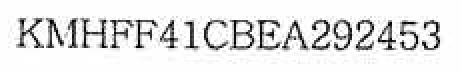
#> input picture Samsung/Week4/Project/Image/Core/Core.png, 462 x 74 px
$ jupyter execute --allow-errors Char_Dig_Recognition.ipynb
#> lines starting #> are read from the running program, lines starting #| are printed output that depends on the picture; after the words box and inside, x2 and y2 are one past the last pixel; in counts of white or black regions, pixels touching at a corner belong together; long printed decimals are rounded
[cell 1]
import numpy as np
import cv2
from IPython.display import Image
import pandas as pd

import matplotlib.pyplot as plt
import tensorflow as tf


def reset_graph(seed=42):
    tf.reset_default_graph()
    tf.set_random_seed(seed)
    np.random.seed(seed)

### ALPHBET+NUM SET GENERATE

[cell 2]
import string

ALP = []
for i in range(10):
    ALP.append((i)%10)
for a in string.ascii_uppercase[:27]:
    ALP.append(a)
print (ALP)
#ALP #-1 , (0-9) + (A-Z)

[cell 3]
def ImgtoFloat(route):

    raw=cv2.imread(route)
    gray = cv2.cvtColor(raw,cv2.COLOR_BGR2GRAY)
    gray = np.expand_dims(gray, axis=2)

    return gray

[cell 4]
import os
import re

pwd = "./Data/English/Fnt/"
#Data = pd.DataFrame()
#Data = pd.DataFrame(columns = ("Input","Label"))
X_ALL=[]
y_ALL=[]

for path, dirs, files in os.walk(pwd):
    for dr in dirs:
        if (int(re.findall('\d+',dr)[0]) < 37):
            subpwd = os.path.join(path, dr)
            #print (subpwd)
            for sub_path, sub_dirs, sub_files in os.walk(subpwd):
                for subfile in sub_files:
                    sample = os.path.join(subpwd,subfile)
                    #Data.loc[len(Data)] = [ImgtoFloat(sample),int(re.findall('\d+',dr)[0])]
                    X_ALL.append(ImgtoFloat(sample))
                    y_ALL.append(int(re.findall('\d+',dr)[0])-1)
                print (subpwd,"Done.")

[cell 5]
from sklearn import cross_validation
X_ALL = np.array(X_ALL)
y_ALL = np.array(y_ALL)

#> (the rest of this cell did not finish here and is left out)

[cell 6]
height = 128
width = 128
channels = 1
n_inputs = height * width

conv1_fmaps = 8
conv1_ksize = 5
conv1_stride = 1
conv1_pad = "SAME"

conv2_fmaps = 4
conv2_ksize = 3
conv2_stride = 2
conv2_pad = "SAME"

pool3_fmaps = conv2_fmaps

n_fc1 = 64
n_outputs = 36

reset_graph()

#> (the rest of this cell did not finish here and is left out)

[cell 7]
from random import sample

def prepare_batch(X_train, y_train, batch_size):
    Batch = np.random.randint(0,len(X_train),batch_size)
    X_batch = np.stack(X_train[idx] for idx in Batch)
    y_batch = np.stack(y_train[idx] for idx in Batch)

    return X_batch, y_batch

# [4 lines of commented-out code are left out]

[cell 8]
n_epochs = 10
batch_size = 100
checkpoint_path = "./Saved/LetterCNN.ckpt"

#> (the rest of this cell did not finish here and is left out)

[cell 9]
n_epochs = 10
batch_size = 100
checkpoint_path = "./Saved/LetterCNN.ckpt"

#> (the rest of this cell did not finish here and is left out)

## Restore and Run

[cell 10]
Raw = cv2.imread("./Image/Core/Core.png")
#> Raw is the input picture: shape (74, 462, 3); min 0, max 255, mean 228.5
img = Raw.copy()

### Rotate ..
gray = cv2.cvtColor(img, cv2.COLOR_BGR2GRAY)
gray = cv2.bitwise_not(gray)
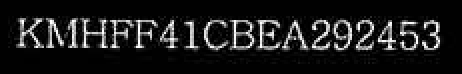
#> gray: shape (74, 462); min 0, max 255, mean 26.5
thresh = cv2.threshold(gray, 127, 255, cv2.THRESH_BINARY | cv2.THRESH_OTSU)[1]
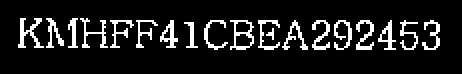
#> thresh: shape (74, 462); 11.4% white; 19 white regions, largest, box (x1, y1, x2, y2) and area: (18, 18, 44, 48) 304, (230, 20, 254, 50) 268, (80, 18, 108, 48) 244
coords = np.column_stack(np.where(thresh > 0))
#> coords = 3884 pairs, first value 18 to 49, second value 18 to 439
angle = cv2.minAreaRect(coords)[-1]
#> angle = -0.331
#coords.shape
rect=cv2.minAreaRect(coords)
#> rect = ((33.95, 228.6), (30.27, 421), -0.331)
#print(rect)
points = cv2.boxPoints(rect)
#> points = [[20.04, 439.1], [17.6, 18.15], [47.87, 17.98], [50.3, 439]]
#print(points)
points = np.int0(np.around(points))
#> points = [[20, 439], [18, 18], [48, 18], [50, 439]]

if angle < -45:
	angle = -(90 + angle)

else:
	angle = -angle
#> angle = 0.331

(h, w) = img.shape[:2]
#> h = 74; w = 462
center = (w // 2, h // 2)
#> center = (231, 37)

print(center)
#| (231, 37)

M = cv2.getRotationMatrix2D(center, angle, 1.0)
#> M = [[1, 0.00578, -0.21], [-0.00578, 1, 1.34]]

print(M)
#| [[ 1  0.00578 -0.21]
#|  [-0.00578  1  1.336]]
rotated = cv2.warpAffine(img, M, (w, h),
	flags=cv2.INTER_CUBIC, borderMode=cv2.BORDER_REPLICATE)

cv2.imwrite('./rotated.jpg',rotated)
Image('./rotated.jpg')

[cell 11]
### END of Rotate Part

gray = cv2.cvtColor(rotated,cv2.COLOR_BGR2GRAY)

height,width = gray.shape
#> height = 74; width = 462
ratio_w = int(128/height * width)
#> ratio_w = 799

Re_gray = cv2.resize(gray,(ratio_w,128),interpolation=cv2.INTER_LINEAR)
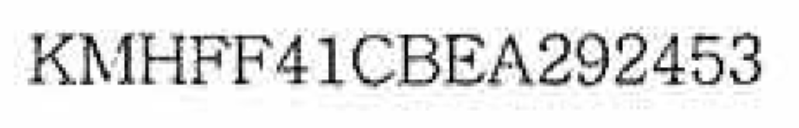
#> Re_gray: shape (128, 799); min 0, max 255, mean 228.3
re_height, re_width = Re_gray.shape
#> re_height = 128; re_width = 799

ret,thresh = cv2.threshold(Re_gray,127,255,0)
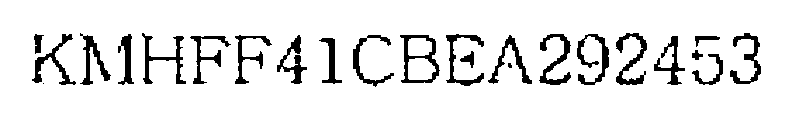
#> thresh: shape (128, 799); 91.1% white; 24 black regions (2 under 20 px), largest, box (x1, y1, x2, y2) and area: (400, 35, 440, 83) 620, (616, 33, 647, 85) 575, (577, 34, 609, 85) 572
For_Check = thresh.copy()

white_space = re_height*255
#> white_space = 32640

End_Point = []
Start_Point = []

for i in range(re_width-1):
    if (np.sum(thresh[:re_height, i])==white_space)&(np.sum(thresh[:re_height, i+1])!=white_space):
        Start_Point.append(i)
        #cv2.line(For_Check, (i, 0), (i, re_height), (0, 0, 255), 1)
    if (np.sum(thresh[:re_height, i])!=white_space)&(np.sum(thresh[:re_height, i+1])==white_space):
        End_Point.append(i)
#> after the loop, End_Point = [75, 110, 133, 185, 230, 271, 306, 341, 393, 439, 483, 531, 570, 608, 646, 684, 722, 760]; Start_Point = [31, 79, 117, 141, 189, 234, 276, 318, 352, 399, 445, 487, 538, 576, 615, 653, 691, 729]
        #cv2.line(For_Check, (i, 0), (i, re_height), (0, 0, 255), 1)

#Start_point = [i for i in End_Point[:-1]]

if (np.sum(thresh[:re_height,0])!=white_space):
    Start_Point.insert(0,0)
if (np.sum(thresh[:re_height,-1])!=white_space):
    End_Point.append(re_width)

Location = list([a,b] for a,b in zip(Start_Point, End_Point))
#> Location = [[31, 75], [79, 110], [117, 133], [141, 185], [189, 230], [234, 271], [276, 306], [318, 341], [352, 393], [399, 439], [445, 483], [487, 531], [538, 570], [576, 608], [615, 646], [653, 684], [691, 722], [729, 760]]

# [4 lines of commented-out code are left out]

while(len(Location) > 17):

    Loc_len = []
    for i in range(len(Location)):
        Loc_len.append(Location[i][1]-Location[i][0])

    #print (np.argmin(Loc_len))
    min_idx = np.argmin(Loc_len)
    len_merge_left, len_merge_right = -1, -1
    if (min_idx != 0):
        len_merge_left = Loc_len[min_idx] + Loc_len[min_idx-1]
    else:
        len_merge_left = 999999

    if (min_idx != len(Loc_len)):
        len_merge_right = Loc_len[min_idx] + Loc_len[min_idx+1]
    else:
        len_merge_right = 999999

    if (len_merge_left < len_merge_right):
        Location[min_idx-1][1]= Location[min_idx][1]
    else:
        Location[min_idx+1][0]= Location[min_idx][0]
    del Location[min_idx]
#> this loop made 1 pass
#> (min_idx, len_merge_left, len_merge_right) on pass 1: (2, 47, 60)
#> after the loop, Location = [[31, 75], [79, 133], [141, 185], [189, 230], [234, 271], [276, 306], [318, 341], [352, 393], [399, 439], [445, 483], [487, 531], [538, 570], [576, 608], [615, 646], [653, 684], [691, 722], [729, 760]]

for i in range(len(Location)):
    cv2.line(For_Check, (Location[i][0], 0), (Location[i][0], re_height), (0, 0, 255), 1)
    cv2.line(For_Check, (Location[i][1], 0), (Location[i][1], re_height), (0, 0, 255), 1)
#> this loop made 17 passes
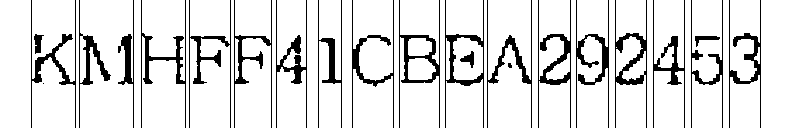
#> For_Check: shape (128, 799); 86.9% white; 23 black regions (2 under 20 px), largest, box (x1, y1, x2, y2) and area: (399, 0, 440, 128) 875, (615, 0, 647, 128) 824, (141, 0, 186, 128) 823

print(Location)
#| [[31, 75], [79, 133], [141, 185], [189, 230], [234, 271], [276, 306], [318, 341], [352, 393], [399, 439], [445, 483], [487, 531], [538, 570], [576, 608], [615, 646], [653, 684], [691, 722], [729, 760]]

cv2.imwrite('./test.jpg',For_Check)
Image('./test.jpg')

[cell 12]
SAMPLE = []

for order in range(len(Location)):
    start = Location[order][0]
    end = Location[order][1]

    front_len = int((128 - (end-start))/2)
    end_len = int((128 - (end-start))/2)
    #print (front_len,end_len,end-start,front_len+end_len+end-start)

    if (front_len + end_len + end-start != 128):
        front_len = front_len+1
        # or end_len = end_len+1

    center_rec = thresh[0:128,start:end]
    left_rec = np.zeros((128,front_len),np.uint8)
    left_rec[:,:] = (255)
    right_rec = np.zeros((128,end_len),np.uint8)
    right_rec[:,:] = (255)
    left_center = np.hstack((left_rec,center_rec))
    full = np.hstack((left_center,right_rec))
    #full = cv2.hconcat(left_center,right_rec)

    #print(full.shape)
    Input = np.expand_dims(full, axis=2)
    SAMPLE.append(Input)
#> this loop made 17 passes
#> (start, end, front_len, end_len) on passes 1 to 12: (31, 75, 42, 42), (79, 133, 37, 37), (141, 185, 42, 42), (189, 230, 44, 43), (234, 271, 46, 45), (276, 306, 49, 49), (318, 341, 53, 52), (352, 393, 44, 43), (399, 439, 44, 44), (445, 483, 45, 45), (487, 531, 42, 42), (538, 570, 48, 48)
#> pass 1, `left_center = np.hstack((left_rec,center_rec))`:
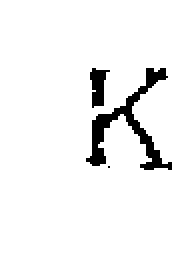
#> left_center: shape (128, 86) (shown 2 times larger); 94.1% white; 3 black regions (1 under 20 px), largest, box (x1, y1, x2, y2) and area: (43, 34, 86, 85) 525, (45, 34, 55, 54) 120
#> pass 1, `full = np.hstack((left_center,right_rec))`:
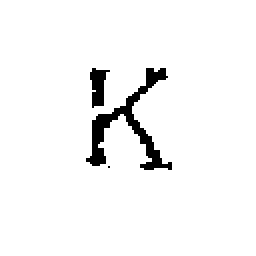
#> full: shape (128, 128) (shown 2 times larger); 96.1% white; 3 black regions (1 under 20 px), largest, box (x1, y1, x2, y2) and area: (43, 34, 86, 85) 525, (45, 34, 55, 54) 120
#> pass 2, `center_rec = thresh[0:128,start:end]`:
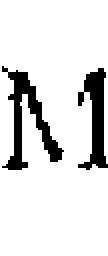
#> center_rec: shape (128, 54) (shown 2 times larger); 87.3% white; 2 black regions, box (x1, y1, x2, y2) and area: (1, 33, 32, 85) 495, (39, 34, 54, 85) 381
#> after the loop:
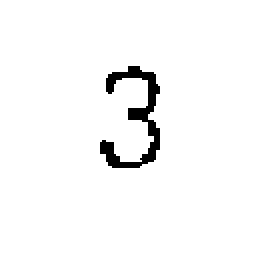
#> full: shape (128, 128) (shown 2 times larger); 97% white; 1 black region, box (x1, y1, x2, y2) and area: (50, 33, 80, 84) 492
#> after the loop: left_rec: shape (128, 49); every value is 255
#> after the loop: right_rec: shape (128, 48); every value is 255
#> after the loop, SAMPLE = 17 items

SAMPLE = np.array(SAMPLE)

[cell 13]
print (SAMPLE.shape)
#| (17, 128, 128, 1)

cv2.imwrite('./sample.jpg',SAMPLE[6])
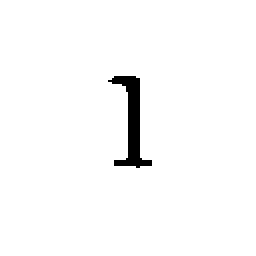
#> saved as sample.jpg: shape (128, 128, 1) (shown 2 times larger); 97.9% white; 1 black region, box (x1, y1, x2, y2) and area: (54, 38, 76, 84) 350
Image('./sample.jpg')
